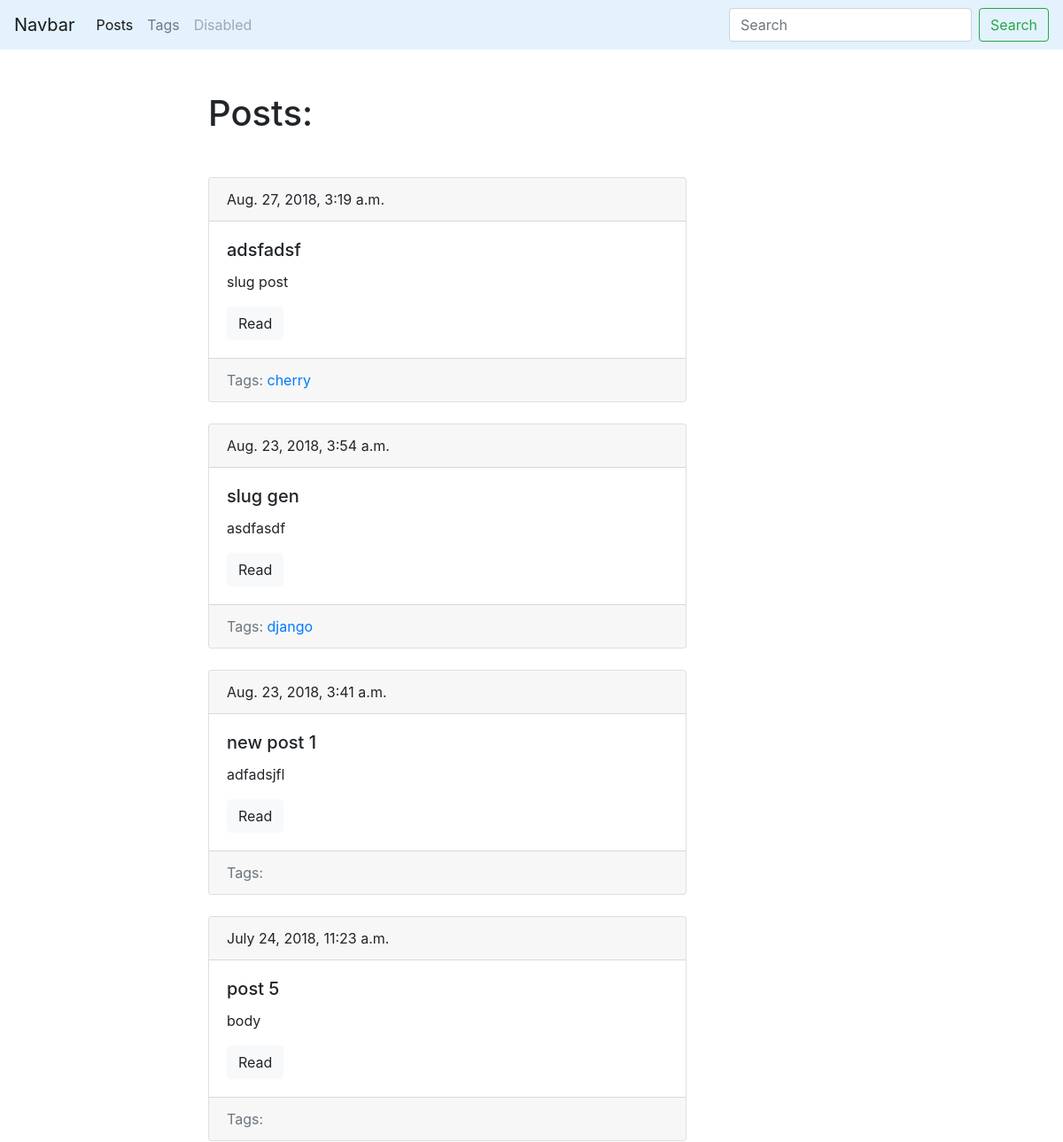
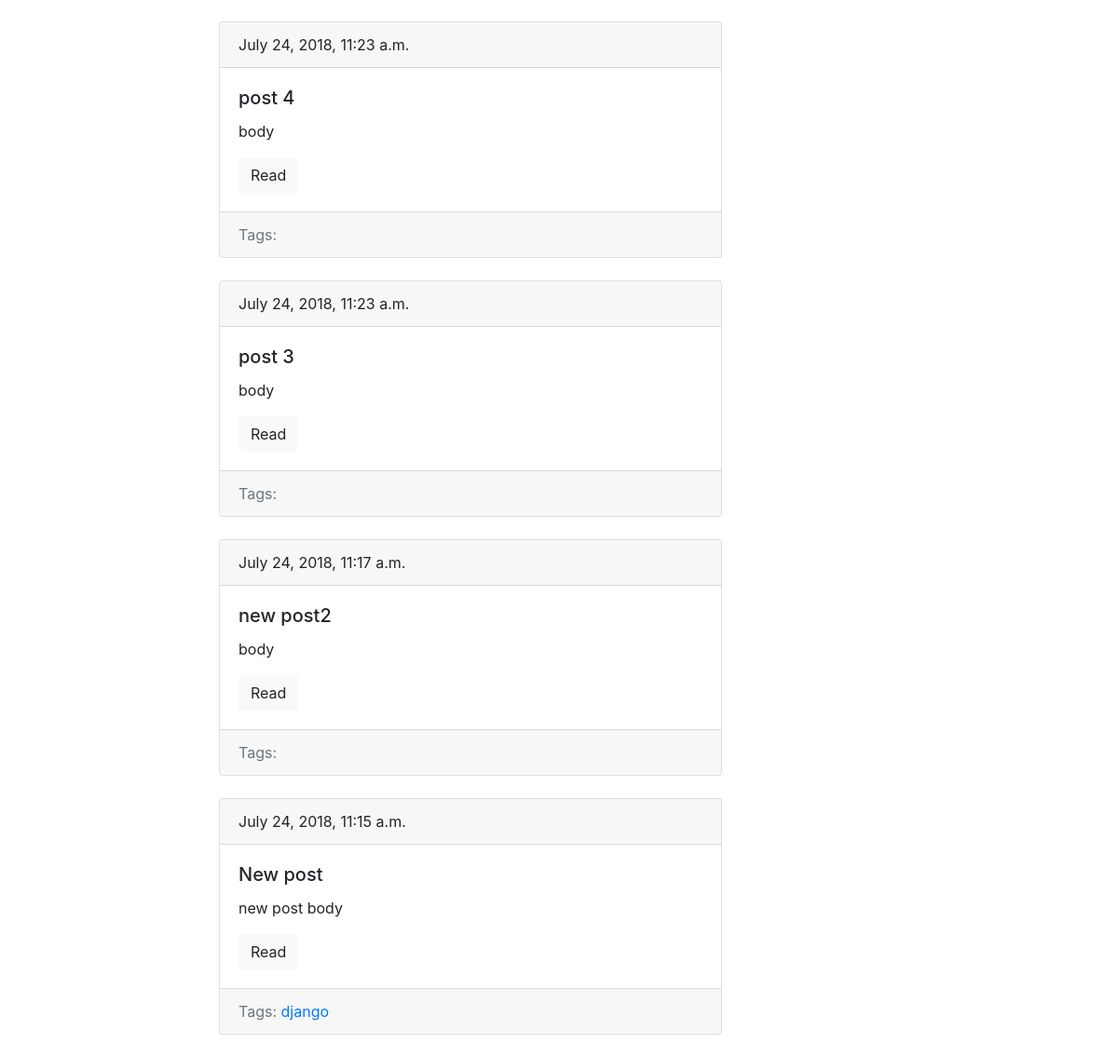
Screenshot of /blog/ with the database file from the repository (2 pictures, top to bottom).
### blog/models.py (models this page shows, shortened)
class Post(models.Model):
    title = models.CharField(max_length=150, db_index=True)
    slug = models.SlugField(max_length=150, unique=True)
    body = models.TextField(blank=True, db_index=True)
    tags = models.ManyToManyField('Tag', blank=True, related_name='posts')
    date_pub = models.DateTimeField(auto_now_add=True)
    def get_absolute_url(self):
        return reverse('post_detail_url', kwargs={'slug': self.slug})
    class Meta:
        ordering = ['-date_pub']

class Tag(models.Model):
    title = models.CharField(max_length=50)
    slug = models.SlugField(max_length=50, unique=True)
    def get_absolute_url(self):
        return reverse('tag_detail_url', kwargs={'slug': self.slug})
    class Meta:
        ordering = ['title']

### blog/views.py (the view)
# urls.py: path('', posts_list, name='posts_list_url'),
def posts_list(request):
    search_query = request.GET.get('search', '')
    if search_query:
        posts = Post.objects.filter(Q(title__icontains=search_query) | Q(body__icontains=search_query))
    else:
        posts = Post.objects.all()
    paginator = Paginator(posts, 10)
    page_number = request.GET.get('page', 1)
    page = paginator.get_page(page_number)
    is_paginated = page.has_other_pages()
    if page.has_previous():
        prev_url = '?page={}'.format(page.previous_page_number())
    else:
        prev_url = ''
    if page.has_next():
        next_url = '?page={}'.format(page.next_page_number())
    else:
        next_url = ''
    context = {
        'page_object': page,
        'is_paginated': is_paginated,
        'next_url': next_url,
        'prev_url': prev_url
    }
    return render(request, 'blog/index.html', context=context)

### blog/templates/blog/index.html (shortened to what this page needs)
{% extends 'blog/base_blog.html' %}
{% block content %}
    <h1 class="mb-5">Posts:</h1>
    {% for post in page_object.object_list %}
        {% include 'blog/includes/post_card_template.html' %}
    {% endfor %}
{% endblock %}

### blog/templates/blog/includes/post_card_template.html
<div class="card mb-4">
    <div class="card-header">
        {{ post.date_pub }}
    </div>
    <div class="card-body">
        <h5 class="card-title">{{ post.title }}</h5>
        <p class="card-text">{{ post.body|truncatewords:15 }}</p>
        <a href="{{ post.get_absolute_url }}" class="btn btn-light">Read</a>
    </div>
    <div class="card-footer text-muted">
        Tags:
        {% for tag in post.tags.all %}
            <a href="{{ tag.get_absolute_url }}">{{ tag.title }}</a>
        {% endfor %}
    </div>
</div>

### rows the page displays
Post: date_pub "Aug. 27, 2018, 3:19 a.m.", title "adsfadsf", body "slug post"
Tag: title "cherry"
Post: date_pub "Aug. 23, 2018, 3:54 a.m.", title "slug gen", body "asdfasdf"
Tag: title "django"
Post: date_pub "Aug. 23, 2018, 3:41 a.m.", title "new post 1", body "adfadsjfl"
Post: date_pub "July 24, 2018, 11:23 a.m.", title "post 5", body "body"
Post: date_pub "July 24, 2018, 11:23 a.m.", title "post 4", body "body"
Post: date_pub "July 24, 2018, 11:23 a.m.", title "post 3", body "body"
Post: date_pub "July 24, 2018, 11:17 a.m.", title "new post2", body "body"
Post: date_pub "July 24, 2018, 11:15 a.m.", title "New post", body "new post body"
